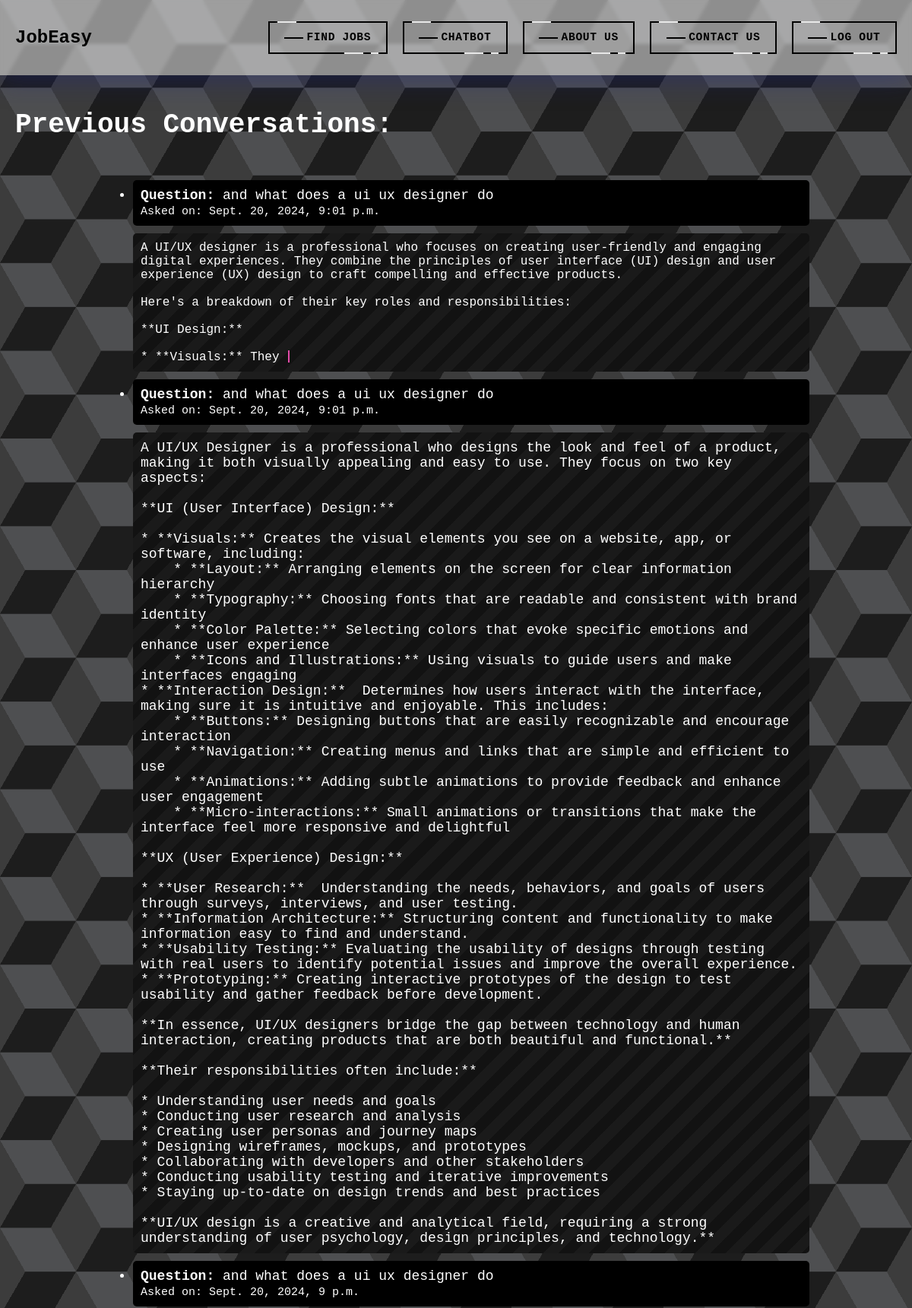
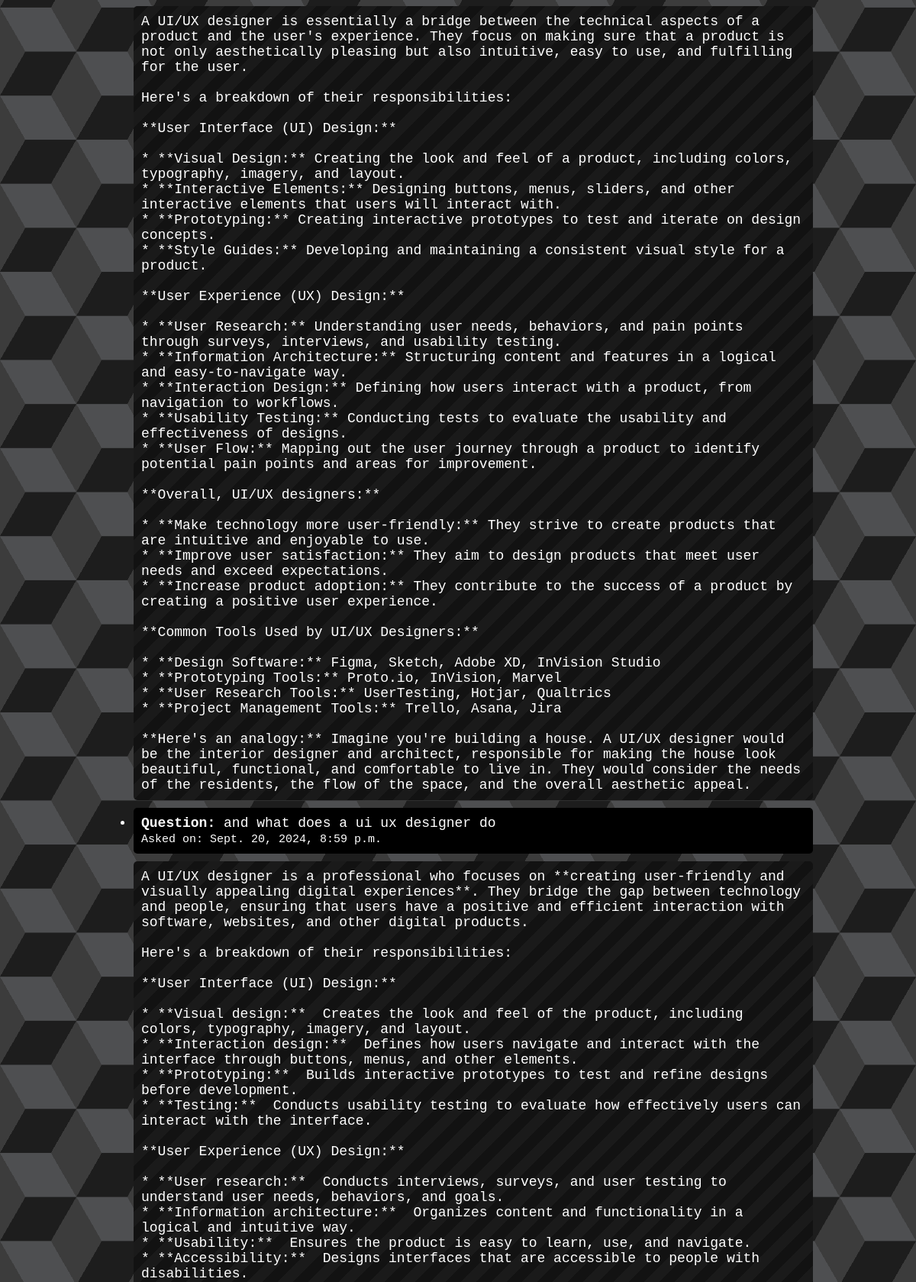
The page /chatbot (signed in, upper part) on the database its author committed (2 pictures, top to bottom).
### chatbot/models.py (models this page shows, shortened)
class Chat(models.Model):
    user = models.ForeignKey(User, on_delete=models.CASCADE)
    question = models.TextField()
    answer = models.TextField()
    created_at = models.DateTimeField(auto_now_add=True)

### chatbot/views.py (the view, shortened to what this page needs)
# urls.py: path('chatbot',chatbotviews.chatbot,name='chatbot'),
@login_required(login_url='login')
def chatbot(request):
    chats = Chat.objects.filter(user=request.user).order_by('-created_at')[:10]
    return render(request, 'chatbot.html', {'chats': chats})

### templates/chatbot.html (shortened to what this page needs)
{% extends 'navbar.html' %}
{% block body %}
<body>
    <div class="content">
        <h1>Previous Conversations:</h1>
        {% if chats %}
        <ul>
            {% for chat in chats|dictsortreversed:"created_at" %}
            <li class="chat-item question">
                <strong>Question:</strong> {{ chat.question }}<br>
                <small class="ask">Asked on: {{ chat.created_at }}</small>
            </li>
            {% if forloop.first %}
            <li class="chat-item answer">
                <span id="typingEffect" class="typing-effect"><span class="cursor"></span></span>
            </li>
            {% else %}
            <li class="chat-item answer" style="white-space: pre-wrap;">{{ chat.answer }}</li>
            {% endif %}
            {% endfor %}
        </ul>
        {% else %}
        <p>No conversations yet.</p>
        {% endif %}
    </div>
</body>
{% endblock %}

### templates/navbar.html (style rules this page uses)
html, body { height: 100%; margin: 0; box-sizing: border-box; }
body { margin-top: 60px; display: flex; flex-direction: column; }

### templates/chatbot.html (style rules this page uses)
body { margin: 0; font-family: 'Arial', sans-serif; width: 100%; height: 100%; --s: 200px; --c1: #1d1d1d; --c2: #4e4f51; --c3: #3c3c3c; background: repeating-conic-gradient(from 30deg, #0000 0 120deg, var(--c3) 0 180deg) calc(0.5 * var(--s)) calc(0.5 * var(--s) * 0.577), repeating-conic-gradient(from 30deg, var(--c1) 0 60deg, var(--c2) 0 120deg, var(--c3) 0 180deg); background-size: var(--s) calc(var(--s) * 0.577); min-height: 100vh; color: white; font-family: 'Roboto Mono', monospace; font-size: large; }
html, body { overflow-x: hidden; width: 100%; }
.content { display: flex; flex-direction: column; flex: 1; overflow-x: hidden; margin-top: 120px; max-width: 100%; overflow-y: auto; }
.chat-item { padding: 10px; margin: 10px 0; border-radius: 5px; }
.chat-item.question { background-color: black; text-align: left; margin-right: auto; margin-left: auto; width: 75%; }
.chat-item.answer { background: #121212; background: linear-gradient(135deg, #121212 25%, #1a1a1a 25%, #1a1a1a 50%, #121212 50%, #121212 75%, #1a1a1a 75%, #1a1a1a); background-size: 40px 40px; animation: move 4s linear infinite; text-align: left; position: relative; overflow: hidden; margin-right: auto; margin-left: auto; width: 75%; }
.typing-effect { display: inline-block; white-space: pre-wrap; overflow-wrap: break-word; font-size: 16px; position: relative; }
.cursor { display: inline-block; width: 2px; height: 1em; background-color: #e34ba9; animation: blink 12s infinite; vertical-align: bottom; margin-left: 2px; position: absolute; animation: blink 1s infinite; }
h1 { margin-left: 20px; }

### rows shown on the page
Chat: question "and what does a ui ux designer do", created_at "Sept. 20, 2024, 9:01 p.m."
Chat: question "and what does a ui ux designer do", created_at "Sept. 20, 2024, 9:01 p.m.", answer "A UI/UX Designer is a professional who designs the look and feel of a product, making it both visually appealing and easy to use. They focus on two key aspects: **UI (User Interface) Design:** * **Visuals:** Creates the visual elements you see on a website, app, or software, including: * **Layout:** Arranging elements on the screen for clear information hierarchy * **Typography:** Choosing fonts that are readable and consistent with brand identity * **Color Palette:** Selecting colors that evoke specific emotions and enhance user experience * **Icons and Illustrations:** Using visuals to guide users and make interfaces engaging * **Interaction Design:** Determines how users interact with…"
Chat: question "and what does a ui ux designer do", created_at "Sept. 20, 2024, 9 p.m.", answer "A UI/UX designer is essentially a bridge between the technical aspects of a product and the user's experience. They focus on making sure that a product is not only aesthetically pleasing but also intuitive, easy to use, and fulfilling for the user. Here's a breakdown of their responsibilities: **User Interface (UI) Design:** * **Visual Design:** Creating the look and feel of a product, including colors, typography, imagery, and layout. * **Interactive Elements:** Designing buttons, menus, sliders, and other interactive elements that users will interact with. * **Prototyping:** Creating interactive prototypes to test and iterate on design concepts. * **Style Guides:** Developing and…"
Chat: question "and what does a ui ux designer do", created_at "Sept. 20, 2024, 8:59 p.m."
